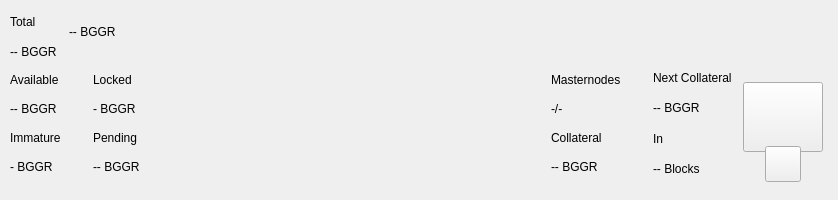
<?xml version="1.0" encoding="UTF-8"?>
<ui version="4.0">
 <class>TopBar</class>
 <widget class="QWidget" name="TopBar">
  <property name="geometry">
   <rect>
    <x>0</x>
    <y>0</y>
    <width>838</width>
    <height>200</height>
   </rect>
  </property>
  <property name="minimumSize">
   <size>
    <width>0</width>
    <height>200</height>
   </size>
  </property>
  <property name="maximumSize">
   <size>
    <width>16777215</width>
    <height>200</height>
   </size>
  </property>
  <property name="windowTitle">
   <string>Form</string>
  </property>
  <layout class="QVBoxLayout" name="verticalLayout_10" stretch="0">
   <property name="spacing">
    <number>0</number>
   </property>
   <property name="leftMargin">
    <number>0</number>
   </property>
   <property name="topMargin">
    <number>0</number>
   </property>
   <property name="rightMargin">
    <number>0</number>
   </property>
   <property name="bottomMargin">
    <number>0</number>
   </property>
   <item>
    <widget class="PFBorderImage" name="containerTop">
     <layout class="QVBoxLayout" name="verticalLayout_11">
      <property name="spacing">
       <number>0</number>
      </property>
      <property name="leftMargin">
       <number>0</number>
      </property>
      <property name="topMargin">
       <number>0</number>
      </property>
      <property name="rightMargin">
       <number>0</number>
      </property>
      <property name="bottomMargin">
       <number>0</number>
      </property>
      <item>
       <widget class="QWidget" name="top_container_2" native="true">
        <property name="minimumSize">
         <size>
          <width>0</width>
          <height>65</height>
         </size>
        </property>
        <layout class="QHBoxLayout" name="top_container">
         <property name="spacing">
          <number>0</number>
         </property>
         <property name="leftMargin">
          <number>10</number>
         </property>
         <property name="topMargin">
          <number>0</number>
         </property>
         <property name="rightMargin">
          <number>10</number>
         </property>
         <property name="bottomMargin">
          <number>0</number>
         </property>
         <item>
          <layout class="QHBoxLayout" name="horizontalLayout_4">
           <property name="spacing">
            <number>12</number>
           </property>
           <property name="rightMargin">
            <number>0</number>
           </property>
           <item>
            <widget class="QWidget" name="widgetAmount" native="true">
             <layout class="QVBoxLayout" name="verticalLayout_2">
              <property name="spacing">
               <number>2</number>
              </property>
              <property name="leftMargin">
               <number>0</number>
              </property>
              <property name="topMargin">
               <number>8</number>
              </property>
              <property name="rightMargin">
               <number>0</number>
              </property>
              <property name="bottomMargin">
               <number>0</number>
              </property>
              <item>
               <widget class="QLabel" name="labelTitle1">
                <property name="text">
                 <string>Total</string>
                </property>
               </widget>
              </item>
              <item>
               <widget class="QLabel" name="labelAmountPiv">
                <property name="text">
                 <string notr="true">-- BGGR</string>
                </property>
               </widget>
              </item>
             </layout>
            </widget>
           </item>
           <item alignment="Qt::AlignVCenter">
            <widget class="QWidget" name="widgetTopAmount" native="true">
             <property name="sizePolicy">
              <sizepolicy hsizetype="Preferred" vsizetype="Maximum">
               <horstretch>0</horstretch>
               <verstretch>0</verstretch>
              </sizepolicy>
             </property>
             <layout class="QHBoxLayout" name="horizontalLayout_5">
              <property name="spacing">
               <number>0</number>
              </property>
              <property name="leftMargin">
               <number>0</number>
              </property>
              <property name="topMargin">
               <number>0</number>
              </property>
              <property name="rightMargin">
               <number>0</number>
              </property>
              <property name="bottomMargin">
               <number>0</number>
              </property>
              <item alignment="Qt::AlignTop">
               <widget class="QLabel" name="labelAmountTopPiv">
                <property name="minimumSize">
                 <size>
                  <width>0</width>
                  <height>36</height>
                 </size>
                </property>
                <property name="styleSheet">
                 <string notr="true">padding:0px;margin:0px;</string>
                </property>
                <property name="text">
                 <string notr="true">-- BGGR</string>
                </property>
               </widget>
              </item>
             </layout>
            </widget>
           </item>
           <item>
            <spacer name="horizontalSpacer">
             <property name="orientation">
              <enum>Qt::Horizontal</enum>
             </property>
             <property name="sizeHint" stdset="0">
              <size>
               <width>40</width>
               <height>20</height>
              </size>
             </property>
            </spacer>
           </item>
           <item alignment="Qt::AlignRight">
            <widget class="QWidget" name="layoutSync" native="true">
             <property name="minimumSize">
              <size>
               <width>0</width>
               <height>36</height>
              </size>
             </property>
             <property name="maximumSize">
              <size>
               <width>16777215</width>
               <height>36</height>
              </size>
             </property>
             <layout class="QVBoxLayout" name="verticalLayout_9">
              <property name="leftMargin">
               <number>0</number>
              </property>
              <property name="topMargin">
               <number>0</number>
              </property>
              <property name="rightMargin">
               <number>0</number>
              </property>
              <property name="bottomMargin">
               <number>0</number>
              </property>
              <item>
               <widget class="ExpandableButton" name="pushButtonSync" native="true">
                <property name="minimumSize">
                 <size>
                  <width>36</width>
                  <height>36</height>
                 </size>
                </property>
                <property name="maximumSize">
                 <size>
                  <width>16777215</width>
                  <height>36</height>
                 </size>
                </property>
               </widget>
              </item>
             </layout>
            </widget>
           </item>
           <item>
            <widget class="ExpandableButton" name="pushButtonHDUpgrade" native="true">
             <property name="minimumSize">
              <size>
               <width>36</width>
               <height>36</height>
              </size>
             </property>
             <property name="maximumSize">
              <size>
               <width>16777215</width>
               <height>36</height>
              </size>
             </property>
            </widget>
           </item>
           <item>
            <widget class="ExpandableButton" name="pushButtonStack" native="true">
             <property name="minimumSize">
              <size>
               <width>36</width>
               <height>36</height>
              </size>
             </property>
             <property name="maximumSize">
              <size>
               <width>16777215</width>
               <height>36</height>
              </size>
             </property>
            </widget>
           </item>
           <item>
            <widget class="ExpandableButton" name="pushButtonConf" native="true">
             <property name="minimumSize">
              <size>
               <width>36</width>
               <height>36</height>
              </size>
             </property>
             <property name="maximumSize">
              <size>
               <width>16777215</width>
               <height>36</height>
              </size>
             </property>
            </widget>
           </item>
           <item>
            <widget class="ExpandableButton" name="pushButtonMasternodes" native="true">
             <property name="minimumSize">
              <size>
               <width>36</width>
               <height>36</height>
              </size>
             </property>
             <property name="maximumSize">
              <size>
               <width>16777215</width>
               <height>36</height>
              </size>
             </property>
            </widget>
           </item>
           <item>
            <widget class="ExpandableButton" name="pushButtonConsole" native="true">
             <property name="minimumSize">
              <size>
               <width>36</width>
               <height>36</height>
              </size>
             </property>
             <property name="maximumSize">
              <size>
               <width>16777215</width>
               <height>36</height>
              </size>
             </property>
            </widget>
           </item>
           <item>
            <widget class="ExpandableButton" name="pushButtonConnection" native="true">
             <property name="minimumSize">
              <size>
               <width>36</width>
               <height>36</height>
              </size>
             </property>
             <property name="maximumSize">
              <size>
               <width>16777215</width>
               <height>36</height>
              </size>
             </property>
            </widget>
           </item>
           <item>
            <widget class="ExpandableButton" name="pushButtonTor" native="true">
             <property name="minimumSize">
              <size>
               <width>36</width>
               <height>36</height>
              </size>
             </property>
             <property name="maximumSize">
              <size>
               <width>16777215</width>
               <height>36</height>
              </size>
             </property>
            </widget>
           </item>
           <item>
            <widget class="ExpandableButton" name="pushButtonLock" native="true">
             <property name="sizePolicy">
              <sizepolicy hsizetype="Expanding" vsizetype="Expanding">
               <horstretch>0</horstretch>
               <verstretch>0</verstretch>
              </sizepolicy>
             </property>
             <property name="minimumSize">
              <size>
               <width>36</width>
               <height>0</height>
              </size>
             </property>
             <property name="maximumSize">
              <size>
               <width>16777215</width>
               <height>36</height>
              </size>
             </property>
            </widget>
           </item>
           <item>
            <widget class="ExpandableButton" name="pushButtonTheme" native="true">
             <property name="minimumSize">
              <size>
               <width>36</width>
               <height>36</height>
              </size>
             </property>
             <property name="maximumSize">
              <size>
               <width>16777215</width>
               <height>36</height>
              </size>
             </property>
            </widget>
           </item>
          </layout>
         </item>
        </layout>
       </widget>
      </item>
      <item>
       <widget class="QWidget" name="bottom_container" native="true">
        <property name="minimumSize">
         <size>
          <width>0</width>
          <height>135</height>
         </size>
        </property>
        <layout class="QHBoxLayout" name="botton_container">
         <property name="leftMargin">
          <number>10</number>
         </property>
         <property name="topMargin">
          <number>0</number>
         </property>
         <property name="rightMargin">
          <number>10</number>
         </property>
         <property name="bottomMargin">
          <number>10</number>
         </property>
         <item>
          <layout class="QHBoxLayout" name="horizontalLayout_3">
           <property name="spacing">
            <number>0</number>
           </property>
           <property name="bottomMargin">
            <number>9</number>
           </property>
           <item>
            <layout class="QVBoxLayout" name="verticalLayout_7">
             <property name="spacing">
              <number>0</number>
             </property>
             <property name="leftMargin">
              <number>0</number>
             </property>
             <property name="rightMargin">
              <number>0</number>
             </property>
             <item>
              <layout class="QHBoxLayout" name="horizontalLayout_2">
               <property name="spacing">
                <number>0</number>
               </property>
               <item>
                <layout class="QVBoxLayout" name="verticalLayout_6">
                 <item>
                  <widget class="QLabel" name="labelTitle5">
                   <property name="text">
                    <string>Available</string>
                   </property>
                  </widget>
                 </item>
                 <item>
                  <widget class="QLabel" name="labelAvailablePiv">
                   <property name="text">
                    <string>-- BGGR</string>
                   </property>
                  </widget>
                 </item>
                 <item>
                  <widget class="QLabel" name="labelTitle4">
                   <property name="text">
                    <string>Immature</string>
                   </property>
                  </widget>
                 </item>
                 <item>
                  <widget class="QLabel" name="labelImmaturePiv">
                   <property name="text">
                    <string notr="true">- BGGR</string>
                   </property>
                  </widget>
                 </item>
                </layout>
               </item>
               <item>
                <layout class="QVBoxLayout" name="verticalLayout_8">
                 <property name="leftMargin">
                  <number>32</number>
                 </property>
                 <item>
                  <widget class="QLabel" name="labelTitle6">
                   <property name="text">
                    <string>Locked</string>
                   </property>
                  </widget>
                 </item>
                 <item>
                  <widget class="QLabel" name="labelLockedPiv">
                   <property name="text">
                    <string>- BGGR</string>
                   </property>
                  </widget>
                 </item>
                 <item>
                  <widget class="QLabel" name="labelTitle3">
                   <property name="text">
                    <string>Pending</string>
                   </property>
                  </widget>
                 </item>
                 <item>
                  <widget class="QLabel" name="labelPendingPiv">
                   <property name="text">
                    <string notr="true">-- BGGR</string>
                   </property>
                  </widget>
                 </item>
                </layout>
               </item>
              </layout>
             </item>
            </layout>
           </item>
          </layout>
         </item>
         <item>
          <spacer name="horizontalSpacer_2">
           <property name="orientation">
            <enum>Qt::Horizontal</enum>
           </property>
           <property name="sizeHint" stdset="0">
            <size>
             <width>40</width>
             <height>20</height>
            </size>
           </property>
          </spacer>
         </item>
         <item>
          <layout class="QHBoxLayout" name="horizontalLayout_6">
           <property name="spacing">
            <number>0</number>
           </property>
           <property name="rightMargin">
            <number>0</number>
           </property>
           <property name="bottomMargin">
            <number>9</number>
           </property>
           <item>
            <layout class="QVBoxLayout" name="verticalLayout_5">
             <item>
              <widget class="QLabel" name="labelMasternodesTitle">
               <property name="text">
                <string>Masternodes</string>
               </property>
              </widget>
             </item>
             <item>
              <widget class="QLabel" name="labelMasternodeCount">
               <property name="text">
                <string>-/-</string>
               </property>
              </widget>
             </item>
             <item>
              <widget class="QLabel" name="labelTitle8">
               <property name="text">
                <string>Collateral</string>
               </property>
              </widget>
             </item>
             <item>
              <widget class="QLabel" name="labelCollateralPiv">
               <property name="text">
                <string notr="true">-- BGGR</string>
               </property>
              </widget>
             </item>
            </layout>
           </item>
           <item>
            <widget class="QWidget" name="widgetNextCollateral" native="true">
             <layout class="QVBoxLayout" name="verticalLayout_12">
              <property name="leftMargin">
               <number>32</number>
              </property>
              <property name="topMargin">
               <number>0</number>
              </property>
              <property name="rightMargin">
               <number>0</number>
              </property>
              <property name="bottomMargin">
               <number>0</number>
              </property>
              <item>
               <widget class="QLabel" name="labelNextMasternodesTitle">
                <property name="text">
                 <string>Next Collateral</string>
                </property>
               </widget>
              </item>
              <item>
               <widget class="QLabel" name="labelNextCollateralValue">
                <property name="text">
                 <string>-- BGGR</string>
                </property>
               </widget>
              </item>
              <item>
               <widget class="QLabel" name="labelTitle9">
                <property name="text">
                 <string>In</string>
                </property>
               </widget>
              </item>
              <item>
               <widget class="QLabel" name="labelNextCollateralBlocks">
                <property name="text">
                 <string notr="true">-- Blocks</string>
                </property>
               </widget>
              </item>
             </layout>
            </widget>
           </item>
          </layout>
         </item>
         <item>
          <widget class="QWidget" name="qrContainer" native="true">
           <property name="sizePolicy">
            <sizepolicy hsizetype="Preferred" vsizetype="Minimum">
             <horstretch>0</horstretch>
             <verstretch>0</verstretch>
            </sizepolicy>
           </property>
           <property name="minimumSize">
            <size>
             <width>90</width>
             <height>110</height>
            </size>
           </property>
           <property name="maximumSize">
            <size>
             <width>90</width>
             <height>110</height>
            </size>
           </property>
           <layout class="QVBoxLayout" name="containerQR">
            <property name="spacing">
             <number>0</number>
            </property>
            <property name="leftMargin">
             <number>5</number>
            </property>
            <property name="topMargin">
             <number>10</number>
            </property>
            <property name="rightMargin">
             <number>5</number>
            </property>
            <property name="bottomMargin">
             <number>0</number>
            </property>
            <item>
             <widget class="QPushButton" name="btnQr">
              <property name="minimumSize">
               <size>
                <width>70</width>
                <height>70</height>
               </size>
              </property>
              <property name="maximumSize">
               <size>
                <width>16777215</width>
                <height>70</height>
               </size>
              </property>
              <property name="focusPolicy">
               <enum>Qt::NoFocus</enum>
              </property>
              <property name="text">
               <string/>
              </property>
              <property name="iconSize">
               <size>
                <width>70</width>
                <height>70</height>
               </size>
              </property>
             </widget>
            </item>
            <item>
             <spacer name="verticalSpacer">
              <property name="orientation">
               <enum>Qt::Vertical</enum>
              </property>
              <property name="sizeType">
               <enum>QSizePolicy::Fixed</enum>
              </property>
              <property name="sizeHint" stdset="0">
               <size>
                <width>20</width>
                <height>20</height>
               </size>
              </property>
             </spacer>
            </item>
            <item alignment="Qt::AlignHCenter|Qt::AlignBottom">
             <widget class="QPushButton" name="pushButtonQR">
              <property name="minimumSize">
               <size>
                <width>36</width>
                <height>36</height>
               </size>
              </property>
              <property name="maximumSize">
               <size>
                <width>36</width>
                <height>36</height>
               </size>
              </property>
              <property name="focusPolicy">
               <enum>Qt::NoFocus</enum>
              </property>
              <property name="text">
               <string/>
              </property>
             </widget>
            </item>
           </layout>
          </widget>
         </item>
        </layout>
       </widget>
      </item>
     </layout>
    </widget>
   </item>
  </layout>
 </widget>
 <customwidgets>
  <customwidget>
   <class>PFBorderImage</class>
   <extends>QFrame</extends>
   <header>qt/pivx/pfborderimage.h</header>
   <container>1</container>
  </customwidget>
  <customwidget>
   <class>ExpandableButton</class>
   <extends>QWidget</extends>
   <header>qt/pivx/expandablebutton.h</header>
   <container>1</container>
  </customwidget>
 </customwidgets>
 <resources/>
 <connections/>
</ui>
